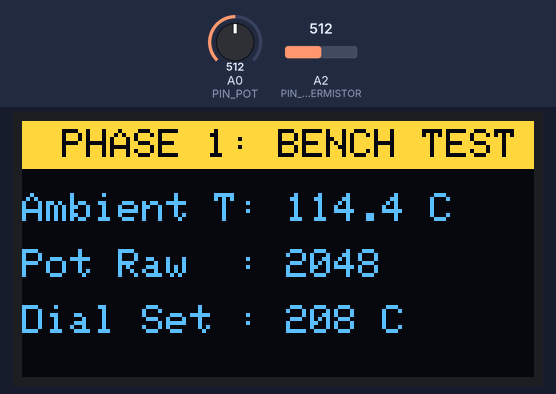
This sketch was run on a simulated Arduino Uno R4 Minima. Shown: 128×64 one-colour display. The test bench sets the inputs (shaded band); at power-on: A0 (PIN_POT) = 512, A2 (PIN_THERMISTOR) = 512 (analog values on the 0–1023 scale). The OLED is the two-colour kind (top 16 rows yellow); what the sketch prints to the serial monitor is not drawn.

Above: at 2.7 s.
2.8 s: A0 (PIN_POT) set to 6
At 4.1 s:
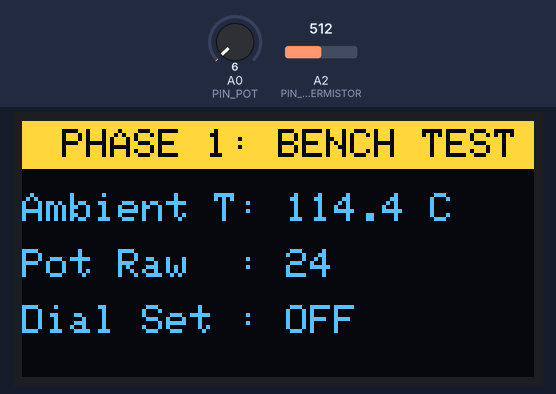
4.4 s: A2 (PIN_THERMISTOR) set to 0
At 5.5 s:
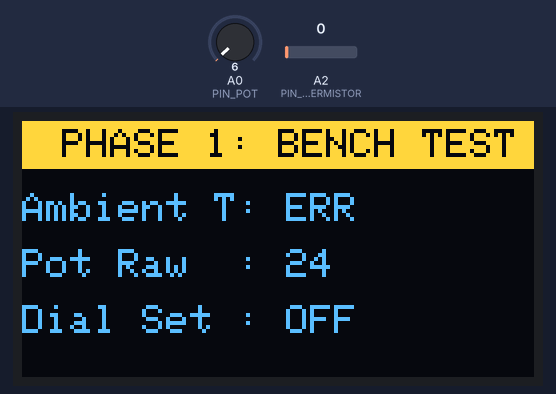
6.0 s: A0 (PIN_POT) set to 27
At 6.8 s:
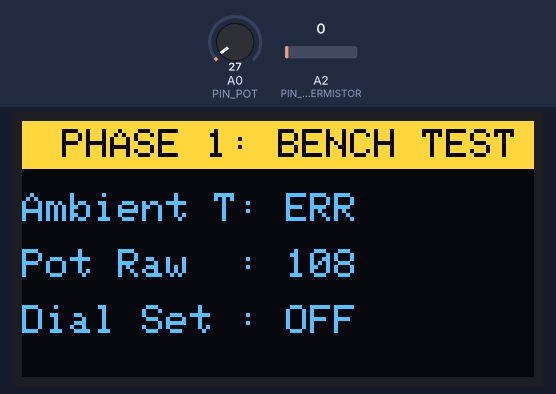
7.6 s: A0 (PIN_POT) set to 33
At 8.1 s:
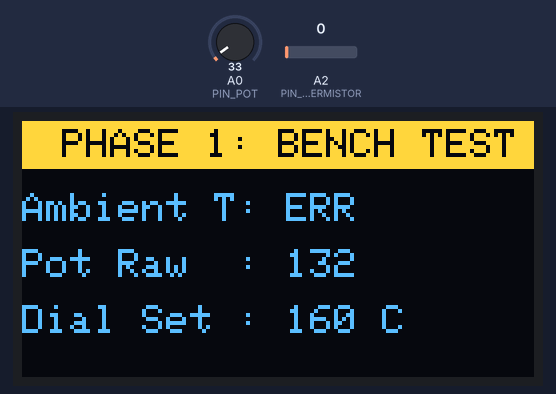
9.2 s: A2 (PIN_THERMISTOR) set to 3
At 10.5 s:
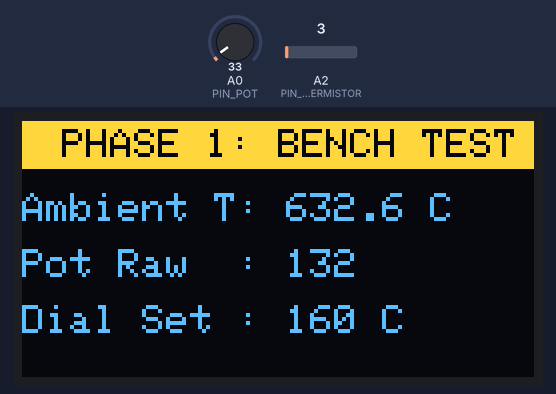
10.8 s: A2 (PIN_THERMISTOR) set to 1006
At 11.8 s:
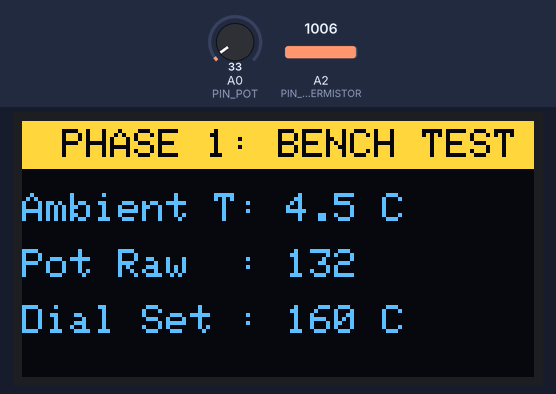
12.4 s: A2 (PIN_THERMISTOR) set to 1023
Timing chart, 0 to 15.0 s (numbered marks = the images above; inputs shaded):
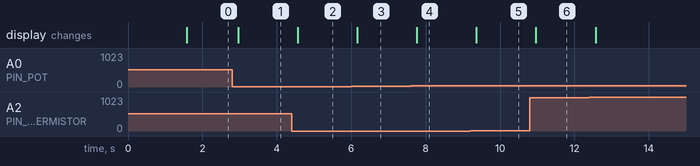

Measured:
- the behaviour switches between 29 and 30 on A0 (PIN_POT) (found by bisection; images 3 and 4)
- the behaviour switches between 1 and 2 on A2 (PIN_THERMISTOR) (found by bisection; images 4 and 5)
- after the input at 2.8 s, the display: changes after 0.16 s (image 1)
- after the input at 4.4 s, the display: changes after 0.16 s (image 2)
- after the input at 6.0 s, the display: changes after 0.16 s (image 3)
- after the input at 7.6 s, the display: changes after 0.16 s (image 4)
- after the input at 9.2 s, the display: changes after 0.16 s (image 5)
- after the input at 10.8 s, the display: changes after 0.17 s (image 6)

The sketch:

phase1_controller_test.ino
```cpp
/*
 * PET2PRINT - Commissioning Phase 1: Controller & Sensor Bench Test
 * Target: Arduino UNO R4 WiFi
 *
 * Purpose:
 * Tests the SSD1306 OLED, B10K Potentiometer (A0), and 100k NTC Thermistor (A2)
 * powered ONLY by USB 5V (12V main power disconnected).
 *
 * Pass Criteria:
 * - OLED displays cleanly without flickering.
 * - Potentiometer rotates smoothly from OFF to 160°C - 260°C.
 * - Thermistor reads reasonable ambient room temperature (~20°C - 27°C).
 */

#include <Arduino.h>
#include <Wire.h>
#include <Adafruit_GFX.h>
#include <Adafruit_SSD1306.h>

#define PIN_POT         A0
#define PIN_THERMISTOR  A2
#define OLED_ADDR       0x3C
#define SCREEN_W        128
#define SCREEN_H        64

Adafruit_SSD1306 oled(SCREEN_W, SCREEN_H, &Wire, -1);

void setup() {
    Serial.begin(115200);
    while (!Serial && millis() < 1500);

    Serial.println(F("=== PET2PRINT COMMISSIONING: PHASE 1 TEST ==="));

#if defined(ARDUINO_UNOR4_WIFI) || defined(ARDUINO_UNOR4_MINIMA)
    analogReadResolution(12);
#endif

    pinMode(PIN_POT, INPUT);
    pinMode(PIN_THERMISTOR, INPUT);

    Wire.begin();
    if (!oled.begin(SSD1306_SWITCHCAPVCC, OLED_ADDR)) {
        if (!oled.begin(SSD1306_SWITCHCAPVCC, 0x3D)) {
            Serial.println(F("[FAIL] OLED display not found on I2C 0x3C or 0x3D!"));
            while (1);
        }
    }

    oled.clearDisplay();
    oled.setTextColor(SSD1306_WHITE);
    oled.setTextSize(1);
    oled.setCursor(10, 20);
    oled.print(F("PHASE 1: BENCH TEST"));
    oled.setCursor(10, 36);
    oled.print(F("Sensors & Display OK"));
    oled.display();
    delay(1500);
}

float readThermistorC() {
    uint32_t sum = 0;
    for (int i = 0; i < 16; i++) {
        sum += analogRead(PIN_THERMISTOR);
        delayMicroseconds(60);
    }
    float adc = (float)sum / 16.0f;
    float maxAdc = 4095.0f; // 12-bit
    if (adc >= maxAdc - 5.0f || adc <= 5.0f) return -999.0f;

    float rNtc = 4700.0f * (adc / (maxAdc - adc));
    float steinhart = (1.0f / 298.15f) + (1.0f / 3950.0f) * log(rNtc / 100000.0f);
    return (1.0f / steinhart) - 273.15f;
}

void loop() {
    int rawPot = analogRead(PIN_POT);
    float tempC = readThermistorC();

    // Map pot
    float setpoint = 0;
    if (rawPot >= 120) {
        setpoint = 160.0f + ((float)(rawPot - 120) / (4095.0f - 120.0f)) * 100.0f;
    }

    // Print to Serial
    Serial.print(F("Pot ADC: ")); Serial.print(rawPot);
    Serial.print(F(" | Setpoint: "));
    if (setpoint == 0) Serial.print(F("OFF"));
    else { Serial.print((int)setpoint); Serial.print(F(" C")); }
    Serial.print(F(" | Ambient Temp: "));
    if (tempC < -100) Serial.print(F("SENSOR ERROR"));
    else { Serial.print(tempC, 2); Serial.print(F(" C")); }
    Serial.println();

    // Render OLED
    oled.clearDisplay();
    oled.fillRect(0, 0, 128, 12, SSD1306_WHITE);
    oled.setTextColor(SSD1306_BLACK, SSD1306_WHITE);
    oled.setCursor(10, 2);
    oled.print(F("PHASE 1: BENCH TEST"));

    oled.setTextColor(SSD1306_WHITE, SSD1306_BLACK);
    oled.setCursor(0, 18);
    oled.print(F("Ambient T: "));
    if (tempC < -100) oled.print(F("ERR"));
    else { oled.print(tempC, 1); oled.print(F(" C")); }

    oled.setCursor(0, 32);
    oled.print(F("Pot Raw  : ")); oled.print(rawPot);

    oled.setCursor(0, 46);
    oled.print(F("Dial Set : "));
    if (setpoint == 0) oled.print(F("OFF"));
    else { oled.print((int)setpoint); oled.print(F(" C")); }

    oled.display();
    delay(200);
}
```
